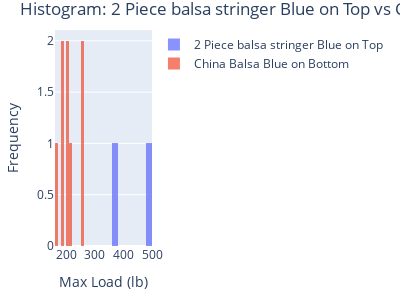
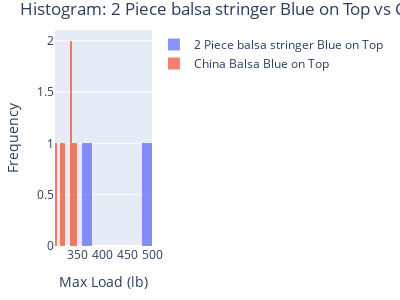
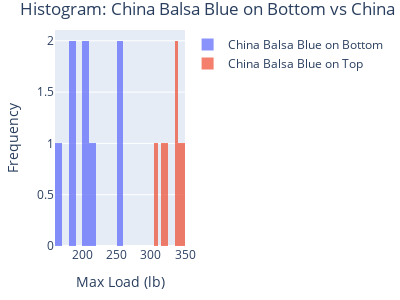
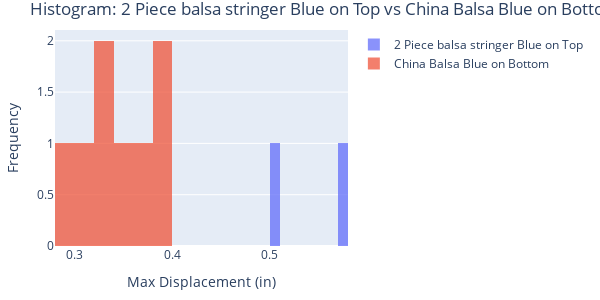

Notebook cell for these charts, in order:
### Code cell
#plot_test_specimens(specimens_df)
perform_t_test(specimens_df)

### Figure 1 — Plotly figure (JSON) as saved in the notebook; plotly's stock layout.template omitted (floating-point values rounded to 4 significant figures)
{"data": [{"name": "2 Piece balsa stringer Blue on Top", "nbinsx": 10, "opacity": 0.75, "type": "histogram", "x": [486.5, 369.3]}, {"name": "China Balsa Blue on Bottom", "nbinsx": 10, "opacity": 0.75, "type": "histogram", "x": [180.2, 259.7, 212.7, 168.9, 203.6, 253.0, 184.7, 207.4]}], "layout": {"barmode": "overlay", "height": 300, "margin": {"b": 20, "l": 20, "r": 20, "t": 30}, "title": {"text": "Histogram: 2 Piece balsa stringer Blue on Top vs China Balsa Blue on Bottom"}, "width": 400, "xaxis": {"title": {"text": "Max Load (lb)"}}, "yaxis": {"title": {"text": "Frequency"}}}}

### Figure 2 — Plotly figure (JSON) as saved in the notebook; plotly's stock layout.template omitted (floating-point values rounded to 4 significant figures)
{"data": [{"name": "2 Piece balsa stringer Blue on Top", "nbinsx": 10, "opacity": 0.75, "type": "histogram", "x": [486.5, 369.3]}, {"name": "China Balsa Blue on Top", "nbinsx": 10, "opacity": 0.75, "type": "histogram", "x": [306.8, 345.1, 321.1, 344.2, 336.6, 318.0, 335.0]}], "layout": {"barmode": "overlay", "height": 300, "margin": {"b": 20, "l": 20, "r": 20, "t": 30}, "title": {"text": "Histogram: 2 Piece balsa stringer Blue on Top vs China Balsa Blue on Top"}, "width": 400, "xaxis": {"title": {"text": "Max Load (lb)"}}, "yaxis": {"title": {"text": "Frequency"}}}}

### Figure 3 — Plotly figure (JSON) as saved in the notebook; plotly's stock layout.template omitted (floating-point values rounded to 4 significant figures)
{"data": [{"name": "China Balsa Blue on Bottom", "nbinsx": 10, "opacity": 0.75, "type": "histogram", "x": [180.2, 259.7, 212.7, 168.9, 203.6, 253.0, 184.7, 207.4]}, {"name": "China Balsa Blue on Top", "nbinsx": 10, "opacity": 0.75, "type": "histogram", "x": [306.8, 345.1, 321.1, 344.2, 336.6, 318.0, 335.0]}], "layout": {"barmode": "overlay", "height": 300, "margin": {"b": 20, "l": 20, "r": 20, "t": 30}, "title": {"text": "Histogram: China Balsa Blue on Bottom vs China Balsa Blue on Top"}, "width": 400, "xaxis": {"title": {"text": "Max Load (lb)"}}, "yaxis": {"title": {"text": "Frequency"}}}}

### Figure 4 — Plotly figure (JSON) as saved in the notebook; plotly's stock layout.template omitted (floating-point values rounded to 4 significant figures)
{"data": [{"name": "2 Piece balsa stringer Blue on Top", "nbinsx": 10, "opacity": 0.75, "type": "histogram", "x": [0.573, 0.507]}, {"name": "China Balsa Blue on Bottom", "nbinsx": 10, "opacity": 0.75, "type": "histogram", "x": [0.396, 0.369, 0.399, 0.297, 0.345, 0.333, 0.339, 0.306]}], "layout": {"barmode": "overlay", "height": 300, "margin": {"b": 20, "l": 20, "r": 20, "t": 30}, "title": {"text": "Histogram: 2 Piece balsa stringer Blue on Top vs China Balsa Blue on Bottom"}, "width": 600, "xaxis": {"title": {"text": "Max Displacement (in)"}}, "yaxis": {"title": {"text": "Frequency"}}}}
